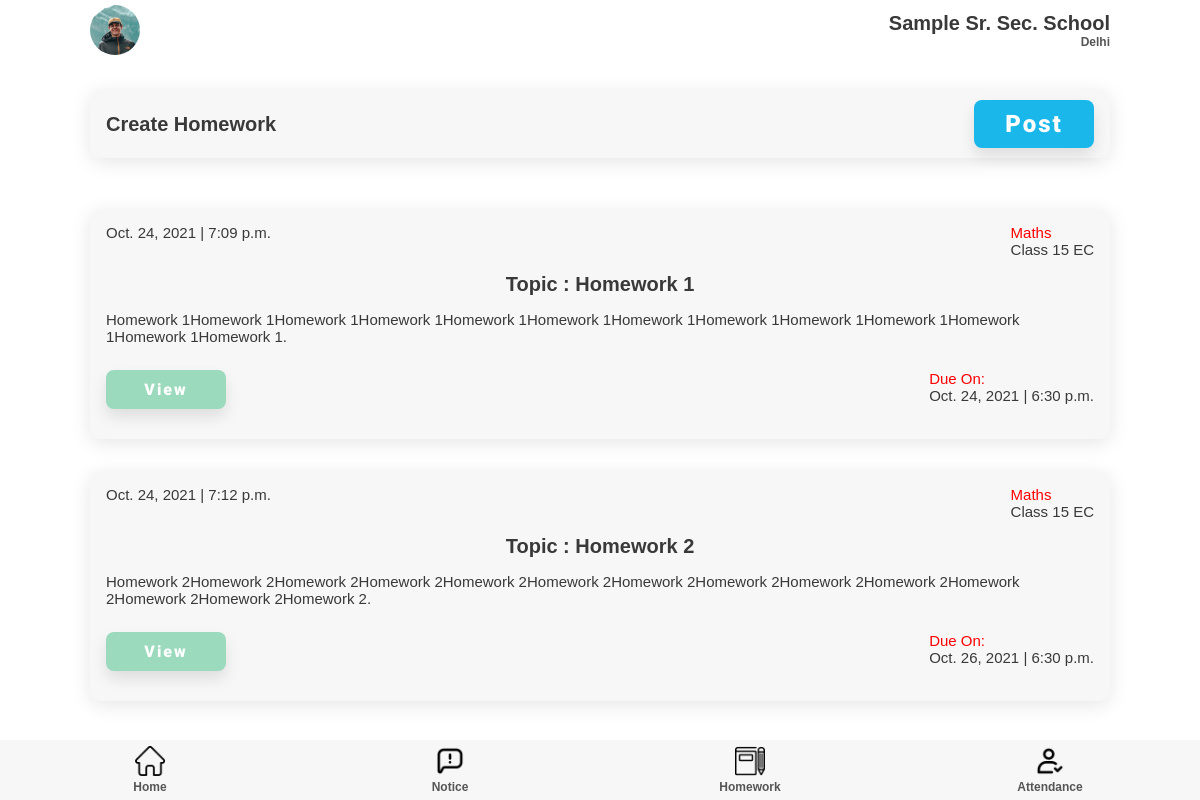
Screenshot of /homework/teacher/ (signed in) with the database file from the repository.
### homework/models.py (models this page shows)
class Student_Homework(models.Model):
    subject = models.ForeignKey(subject, on_delete=models.CASCADE)
    homework = models.ForeignKey(Homework, on_delete=models.CASCADE)
    Class = models.ForeignKey(classSection, on_delete=models.CASCADE)

class Homework(models.Model):
    topic = models.CharField(max_length=200)
    desc = models.CharField(max_length=2000)
    due_date = models.DateTimeField()
    date = models.DateTimeField(auto_now=True)

### teacher/models.py (models this page shows)
class subject(models.Model):
    subject = models.CharField(max_length=50)
    Class = models.ForeignKey(classSection, on_delete=models.PROTECT)
    teacher = models.ForeignKey(teacher, on_delete=models.PROTECT)

class classSection(models.Model):
    Class = models.IntegerField()
    section = models.CharField(max_length=50)
    teacher = models.OneToOneField(teacher, on_delete=models.PROTECT)

### homework/views.py (the view)
# urls.py: path('teacher/', views.homeworkTeacher, name='homeworkTeacher'),
def homeworkTeacher(request):
    subjects = subject.objects.filter(teacher = teacher.objects.get(user = request.user))
    classes = []
    for sub in subjects:
        classes.append(sub.Class)
    homeworks = []
    for Class in classes:
        student_homework = Student_Homework.objects.filter(Class = Class)
        for hw in student_homework:
            homeworks.append(hw)
    return render(request, 'homeworkTeacher.html', {'homeworks': homeworks})

### templates/teacher/homeworkteacher.html
{% extends 'attendance.html' %}
{% load static %}
{% block extra-head %}
    <link rel="stylesheet" href="{% static '/css/style.css' %}" />
    <link rel="stylesheet" href="{% static '/css/attendance.css' %}" />
    <link rel="stylesheet" href="{% static '/css/notice.css' %}" />
{% endblock extra-head %}
{% block content %}
    <section id="main">
    <section id="start-att">
        <div class="component-back">
          <div>
            <h2>Create Homework</h2>
          </div>
          <a href="{% url 'homework:createHomework' %}"
            ><button class="btn btn-lg">Post</button></a
          >
        </div>
      </section>
      <section id="home-menu">
        <div class="home-menu">
          {% for homework in homeworks %}
          <div class="menu-list notice-list">
            <div class="notice-list-info">
              <p>{{ homework.homework.date.date }} | {{ homework.homework.date.time }}</p>
              <p>
                <span>{{ homework.subject.subject }} </span><br />
                <span>Class {{ homework.Class.Class }} {% if homework.Class.section %}{{ homework.Class.section }}{% endif %}</span>
              </p>
            </div>
            <h2>Topic : {{ homework.homework.topic }}</h2>
            <p>
              {{ homework.homework.desc }}
            </p>
            <div class="duedate-submit-btn">
              <button class="btn btn-green">View</button>
              <p><span>Due On: </span><br /><span>{{ homework.homework.due_date.date }} | {{ homework.homework.due_date.time }}</span></p>
            </div>
          </div>
          {% endfor %}
        </div>
      </section>
    </section>
{% endblock content %}

### templates/teacher/attendance.html (shortened to what this page needs)
{% extends 'home.html' %} {% load static %}  {% block nav %}
<section id="nav">
  <nav class="top-navbar">
    <div class="profile-picture">
      <img src="{% static '/img/profile.jpg' %}" />
    </div>
    <div class="school-name">
      <h2>Sample Sr. Sec. School</h2>
      <h5 class="faded">Delhi</h5>
    </div>
  </nav>
</section>
{% endblock nav %}

### templates/teacher/home.html (shortened to what this page needs)
{% load static %}
<!DOCTYPE html>
<html lang="en">
  {% block head %}
  <head>
    <link
      rel="stylesheet"
      href="https://cdnjs.cloudflare.com/ajax/libs/font-awesome/6.0.0-beta2/css/all.min.css"
    />
    <link rel="stylesheet" href="{% static 'css/style.css' %}" />
    {% block extra-head %}{% endblock extra-head %}
  </head>
  {% endblock head %}
  <body>
    <section id="main">
      {% block nav %}{% endblock nav %}
    {% block content %}{% endblock content %}
      {% block nav-bottom %}
      <section id="bottom-nav">
        <nav class="bottom-navbar">
          <div class="nav-links">
            <div class="nav-button">
              <a href="{% url 'teacher:teacherhome' %}">
                <img src="{% static '/img/home.png' %}" />
                <h5 class="faded">Home</h5>
              </a>
            </div>
            <div class="nav-button">
              <a href="{% url 'notice:showNotice' %}">
                <img src="{% static '/img/notice.png' %}" />
                <h5 class="faded">Notice</h5>
              </a>
            </div>
            <div class="nav-button">
              <a href="{% url 'homework:homeworkTeacher' %}">
                <img src="{% static 'img/homework.png' %}" />
                <h5 class="faded">Homework</h5>
              </a>
            </div>
            <div class="nav-button">
              <a href="{% url 'attendance:attendance' %}">
                <img src="{% static '/img/check.png' %}" />
                <h5 class="faded">Attendance</h5>
              </a>
            </div>
          </div>
        </nav>
      </section>
      {% endblock nav-bottom %}
    </section>
  </body>
</html>

### static/css/style.css (style rules this page uses)
:root { --dark-green: #1ab7ea; --light-green: #9cdabd; --dark-red: #fb3f4a; --light-red: #fb878e; --light-red: #2196f3; --light-grey: #f7f7f8; --dark-grey: #e7e7e8; --dark: #393939; --faded: #555555; --center-width: 85%; }
* { box-sizing: border-box; margin: 0; padding: 0; }
body { font-family: "Arial", sans-serif; -webkit-font-smoothing: antialiased; }
a { text-decoration: none; }
* { margin: 0; padding: 0; }
#main { margin: auto; margin-bottom: 60px; width: 100%; background-color: #fff; }
#nav { margin-bottom: 30px; }
.top-navbar { margin: auto; display: flex; justify-content: space-between; align-items: center; align-content: center; height: 60px; width: var(--center-width); }
.profile-picture { height: 50px; width: 50px; }
.profile-picture img { height: 100%; width: 100%; border-radius: 50px; object-fit: cover; }
.school-name { display: flex; flex-direction: column; align-items: flex-end; }
.home-menu, .goto { margin: 35px auto 0; width: var(--center-width); display: flex; flex-direction: column; justify-content: space-between; }
.menu-list, .component-back { background-color: var(--light-grey); border-radius: 10px; display: flex; justify-content: space-between; align-items: center; margin: 1em 0; padding: 10px 16px; transition: all 0.5s ease 0s; box-shadow: 0px 4px 20px rgba(0, 0, 0, 0.1); }
.bottom-navbar { margin: auto; position: fixed; bottom: 0; background-color: var(--light-grey); height: 60px; width: 100%; }
.nav-links { margin: auto; width: var(--center-width); display: flex; justify-content: space-between; width: 100%; }
.nav-button { height: 60px; width: 25%; display: flex; flex-direction: column; justify-content: space-around; align-items: center; transition: all 0.3s ease-in-out 0.1s; }
.nav-button > a { width: 100%; text-align: center; }
.nav-button img { height: 30px; }
.btn { display: inline-block; background: var(--dark-green); color: #fff; padding: 10px 15px; min-width: 120px; font-size: 1rem; text-align: center; border: none; cursor: pointer; outline: none; box-shadow: 0px 8px 15px rgba(0, 0, 0, 0.1); transition: all 0.3s ease 0s; border-radius: 8px; letter-spacing: 2px; font-family: "Roboto", sans-serif; font-weight: 900; }
.btn-lg { font-size: 1.5rem; }
.btn-green { background-color: var(--light-green); }
p { color: var(--dark); font-size: 15px; font-weight: 300; }
h2 { color: var(--dark); text-transform: capitalize; font-size: 20px; font-weight: 600; }
h5 { color: var(--dark); font-size: 12px; font-weight: 600; }
.faded { color: var(--faded); }

### static/css/attendance.css (style rules this page uses)
#start-att { width: 85%; margin: auto; }

### static/css/notice.css (style rules this page uses)
.notice-list { flex-direction: column; }
.notice-list > * { margin: 5px 0px; }
.notice-list h2 { margin: 10px 0; }
.notice-list-info { width: 100%; display: flex; justify-content: space-between; }
.notice-list-info > p > span:nth-child(1), .duedate-submit-btn > p > span:nth-child(1) { color: red; }
.duedate-submit-btn { display: flex; width: 100%; justify-content: space-between; margin: 20px 0; }

### rows the page displays
Student_Homework: homework "Oct. 24, 2021", homework.date.time "7:09 p.m.", subject.subject "Maths", Class.Class "15", Class.section "EC", homework.topic "Homework 1", homework.desc "Homework 1Homework 1Homework 1Homework 1Homework 1Homework 1Homework 1Homework 1Homework 1Homework 1Homework 1Homework 1Homework 1.", homework.due_date "Oct. 24, 2021", homework.due_date.time "6:30 p.m."
Student_Homework: homework "Oct. 24, 2021", homework.date.time "7:12 p.m.", subject.subject "Maths", Class.Class "15", Class.section "EC", homework.topic "Homework 2", homework.desc "Homework 2Homework 2Homework 2Homework 2Homework 2Homework 2Homework 2Homework 2Homework 2Homework 2Homework 2Homework 2Homework 2Homework 2.", homework.due_date "Oct. 26, 2021", homework.due_date.time "6:30 p.m."
